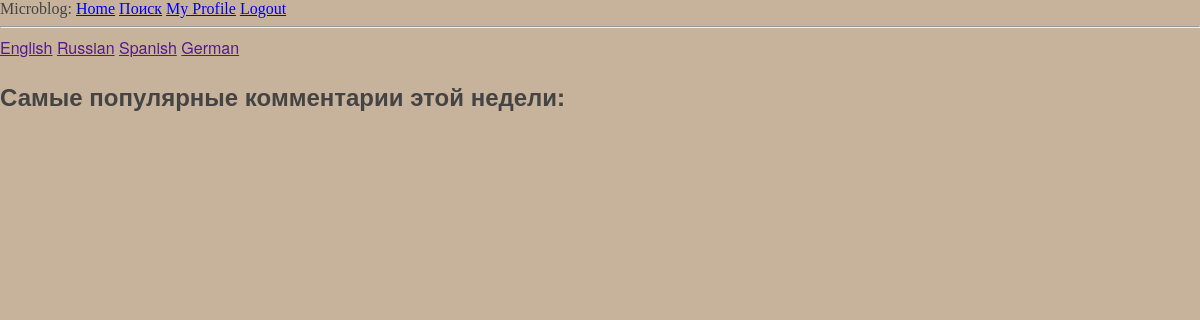
Page /explore (signed in) on the earlier database version.
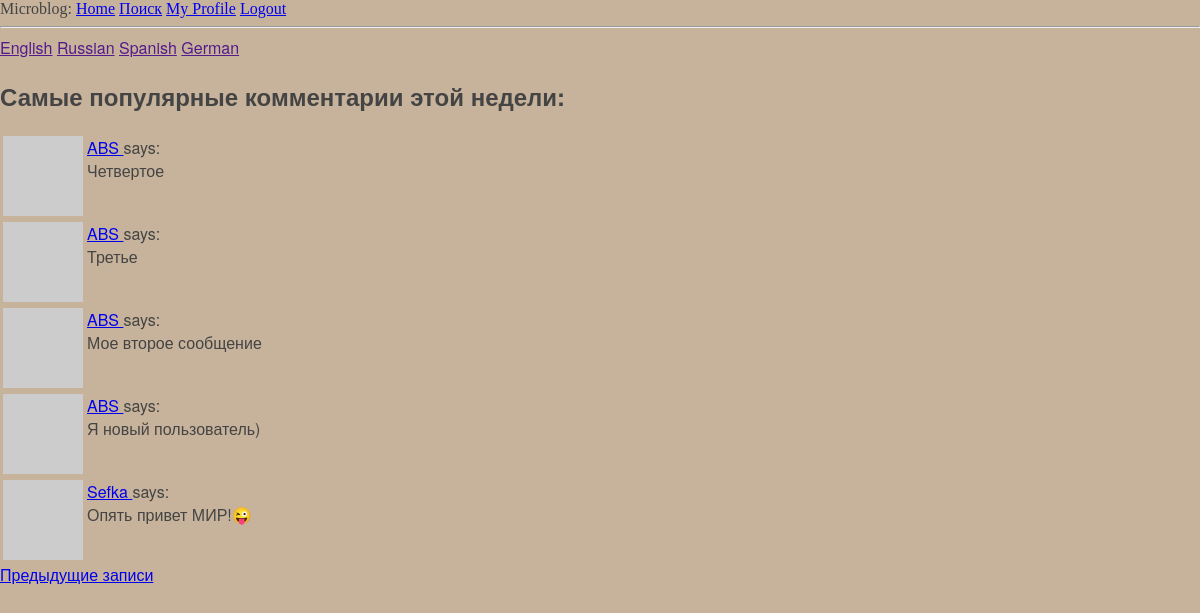
Same page on the later database version.
### app/models.py (models this page shows, shortened)
class Post(db.Model):
    id = db.Column(db.Integer, primary_key=True)
    body = db.Column(db.String(140))
    timestamp = db.Column(db.DateTime, index=True, default=datetime.utcnow)
    user_id = db.Column(db.Integer, db.ForeignKey('user.id'))

class User(UserMixin, db.Model):
    id = db.Column(db.Integer, primary_key=True)
    username = db.Column(db.String(64), index=True, unique=True)
    email = db.Column(db.String(120), index=True, unique=True)
    password_hash = db.Column(db.String(128))
    posts = db.relationship('Post', backref='author', lazy='dynamic')
    about_me = db.Column(db.String(140))
    language = db.Column(db.String(20))
    last_seen = db.Column(db.DateTime, default=datetime.now(tz=None))
    def avatar(self, size, link=" "):
        digest = md5(self.email.lower().encode('utf-8')).hexdigest()
        return 'https://www.gravatar.com/avatar/{}?d=identicon&s={}'.format(
            digest, size)
    followed = db.relationship(
        'User', secondary=followers,
        primaryjoin=(followers.c.follower_id == id),
        secondaryjoin=(followers.c.followed_id == id),
        backref=db.backref('followers', lazy='dynamic'), lazy='dynamic')

### app/routes.py (the view)
@app.route('/explore')
@login_required
def explore():
    page = request.args.get('page', 1, type=int)
    posts = Post.query.order_by(Post.timestamp.desc()).paginate(page, app.config['POSTS_PER_PAGE'], False)
    next_url = url_for('explore', page=posts.next_num) \
        if posts.has_next else None
    prev_url = url_for('explore', page=posts.prev_num) \
        if posts.has_prev else None
    return render_template('explore.html', title='Explore', posts=posts.items,
                            next_url=next_url, prev_url=prev_url)

### app/models.py (called while the page is built)
@login.user_loader
def load_user(id):
    return User.query.get(int(id))

### app/routes.py (called while the page is built)
@app.before_request
def before_request():
    if current_user.is_authenticated:
        current_user.last_seen = datetime.utcnow()
        db.session.commit()

### app/templates/explore.html (shortened to what this page needs)
{% extends "base.html" %}
{% block content %}
    <div>
        <a href="{{ English }}">English</a>
        <a href="{{ Russian }}">Russian</a>
        <a href="{{ Spanish }}">Spanish</a>
        <a href="{{ German }}">German</a>
    </div>
    <h2> Самые популярные комментарии этой недели:</h2>
    {% for post in posts %}
        {% include '_post.html' %}
    {% endfor %}
    {% if next_url %}
    <a href="{{ next_url }}">Предыдущие записи</a>
    {% endif %}
{% endblock %}

### app/templates/base.html (shortened to what this page needs)
<html>
    <head>
      <link rel="stylesheet" href="{{ url_for('static', filename='css/main.css') }}">
    </head>
    <body style="background-color: #c7b39b;">
        <div style="font-family:Georgia, 'Times New Roman', Times, serif">Microblog:
          <a href="{{ url_for('index') }}">Home</a>
          <a href="{{ url_for('explore') }}">Поиск</a>
          {% if current_user.is_anonymous %}
          <a href="{{ url_for('login') }}">Login</a>
          {% else %}
          <a href="{{ url_for('user', username=current_user.username) }}">My Profile</a>
          <a href="{{ url_for('logout') }}">Logout</a>
          {% endif %}
        </div>
        <hr>
        {% block content %}{% endblock %}
    </body>
</html>

### app/templates/_post.html
<table>
    <tr valign="top">
        <td><img src="{{ post.author.avatar(36) }}"></td>
        <td>
            <a href="{{ url_for('user', username=post.author.username) }}">
                {{ post.author.username }}
            </a>
            says:<br>{{ post.body }}
        </td>
    </tr>
</table>

### app/static/css/main.css (style rules this page uses)
body { margin: 0; padding: 0; font-family: Georgia, "Helvetica Neue", Arial, sans-serif; color: #444; }

Differences in the rows shown:
added Post: author.username "ABS", body "Четвертое"
added Post: author.username "ABS", body "Третье"
added Post: author.username "ABS", body "Мое второе сообщение"
added Post: author.username "ABS", body "Я новый пользователь)"
added Post: author.username "Sefka", body "Опять привет МИР!😜"
Other differences:
text now shown: "Предыдущие записи"
